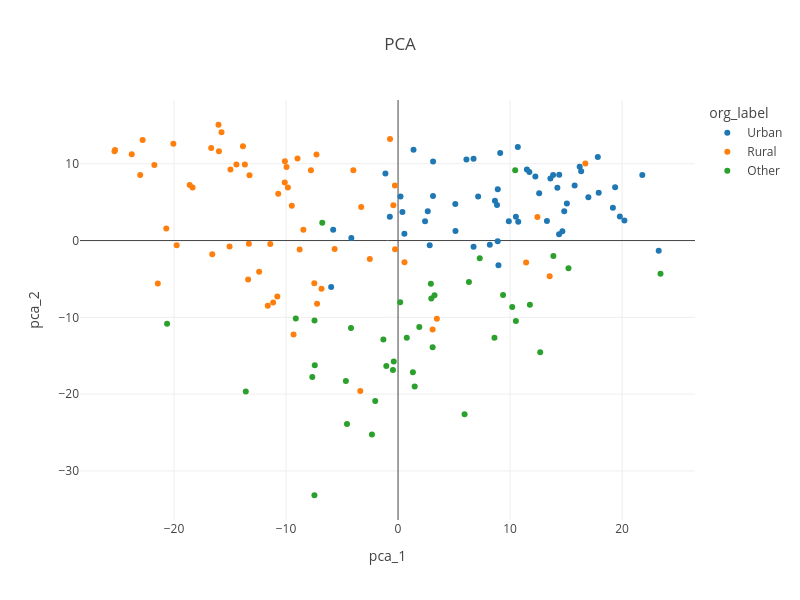

The notebook cell this image was saved under:
### Code cell
fig = px.scatter(pca_df, x="pca_1", y="pca_2",
                 color="org_label",
                 hover_data=["document", "org_label"],
                 height=600,
                 width=800,
                 title="PCA"
                )
fig.show()

### Figure 1 — Plotly figure (JSON) as saved in the notebook; plotly's stock layout.template omitted (floating-point values rounded to 4 significant figures)
{"data": [{"customdata": [["kid25221.txt", "Urban"], ["Hoffmann_DesVettersEckfenster_zeno.txt", "Urban"], ["Hoffmann_MeisterFloh.txt", "Urban"], ["Hauff_DieBettlerinvomPontdesArts_gutenberg.txt", "Urban"], ["Hauff_JudSüss_zeno.txt", "Urban"], ["Häring_Cabanis_gutenberg.txt", "Urban"], ["gutzkow_wally_1835.txt", "Urban"], ["Gutzkow_Seraphine_gutenberg.txt", "Urban"], ["tieck_ueberfluss_1910.txt", "Urban"], ["Häring_DerRolandvonBerlin.Band3.txt", "Urban"], ["Häring_DerRolandvonBerlin.Band2.txt", "Urban"], ["Häring_DerRolandvonBerlin.Band1.txt", "Urban"], ["lewald_jenny01_1843.txt", "Urban"], ["Aston_AusdemLebeneinerFrau_gutenberg.txt", "Urban"], ["Gutzkow_DieRittervomGeiste_zeno.txt", "Urban"], ["Raabe_DieChronikderSperlingsgasse_gutenberg.txt", "Urban"], ["Spielhagen_InReihundGliedErsterTheil_gutenberg.txt", "Urban"], ["Spielhagen_InReih'undGlied.ZweiterTheil.txt", "Urban"], ["kid35893.txt", "Urban"], ["Fontane_VordemSturm_zeno.txt", "Urban"], ["Ebner-Eschenbach_LottidieUhrmacherin_zeno.txt", "Urban"], ["fontane_wuthenow_1883.txt", "Urban"], ["Stinde_DieFamilieBuchholzAusdemLebenderHauptstadt_gutenberg.txt", "Urban"], ["Stinde_DerFamilieBuchholzzweiterTheil_gutenberg.txt", "Urban"], ["Stinde_DerFamilieBuchholzdritterTheilWilhelmine_gutenberg.txt", "Urban"], ["Fontane_Cécile_zeno.txt", "Urban"], ["Fontane_IrrungenWirrungen_zeno.txt", "Urban"], ["kretzer_timpe_1888.txt", "Urban"], ["Fontane_LAdultera_zeno.txt", "Urban"], ["Fontane_Stine_zeno.txt", "Urban"], ["Fontane_FrauJennyTreibel_zeno.txt", "Urban"], ["Fontane_DiePoggenpuhls_zeno.txt", "Urban"], ["Stinde_HotelBuchholz_gutenberg.txt", "Urban"], ["Fontane_DerStechlin_zeno.txt", "Urban"], ["Buddenbrooks_1990.txt", "Urban"], ["Stinde_EmmadasgeheimnisvolleHausmädchen_gutenberg.txt", "Urban"], ["Kretzer_DerMannohneGewissen_gutenberg.txt", "Urban"], ["Hermann_JettchenGebert_gutenberg.txt", "Urban"], ["Fontane_MathildeMöring_zeno.txt", "Urban"], ["Hermann_HenrietteJacoby_gutenberg.txt", "Urban"], ["Hermann_Kubinke_gutenberg.txt", "Urban"], ["Rilke_AufzeichnungendesMalteLauridsBrigge_gutenberg.txt", "Urban"], ["Hermann_DieNachtdesDoktorHerzfeld_gutenberg.txt", "Urban"], ["Meyer_DerGolem_gutenberg.txt", "Urban"], ["Meyer_DasgrüneGesicht_gutenberg.txt", "Urban"], ["Hermann_Schnee_gutenberg.txt", "Urban"], ["Ringelnatz_…linerRoma…_zeno.txt", "Urban"], ["Hermann_DerkleineGast_gutenberg.txt", "Urban"], ["kid27904.txt", "Urban"], ["Hessel_HeimlichesBerlin_gutenberg.txt", "Urban"], ["Musil_DerMannohneEigenschaftenErstesBuch_gutenberg.txt", "Urban"], ["Fallada_KleinerMann-wasnun_gutenberg.txt", "Urban"], ["Braune_JungeLeuteinderStadt_gutenberg.txt", "Urban"], ["Musil_DerMannohneEigenschaftenZweitesBuch_gutenberg.txt", "Urban"], ["Hermann_EineZeitstirbt_gutenberg.txt", "Urban"], ["Hermann_Rosenemil_gutenberg.txt", "Urban"]], "hovertemplate": "org_label=%{customdata[1]}<br>pca_1=%{x}<br>pca_2=%{y}<br>document=%{customdata[0]}<extra></extra>", "legendgroup": "Urban", "marker": {"color": "#1F77B4", "symbol": "circle"}, "mode": "markers", "name": "Urban", "orientation": "v", "showlegend": true, "type": "scatter", "x": [6.103, 8.962, 17.83, 10.52, 16.34, 3.128, 14.67, 8.902, 7.146, -5.792, -4.171, -0.7329, 9.116, 19.8, 0.5658, 2.824, -5.971, 14.83, 0.3908, 1.38, 17.91, 5.112, 6.739, 8.19, 10.69, 5.126, 6.74, -1.129, 8.649, 13.84, 11.72, 2.65, 9.887, 0.2179, 11.5, 2.41, 14.39, 15.76, 14.22, 21.8, 3.12, 16.21, 12.6, 19.38, 16.99, 14.37, 13.29, 8.831, 23.27, 19.18, 13.6, 20.2, 15.07, 12.26, 8.894, 10.73], "xaxis": "x", "y": [10.57, -3.22, 10.88, 3.108, 9.034, 10.3, 1.201, 6.678, 5.744, 1.406, 0.3382, 3.086, 11.39, 3.119, 0.8955, -0.5995, -6.046, 3.826, 3.711, 11.83, 6.236, 4.773, 10.67, -0.5299, 12.19, 1.245, -0.8118, 8.742, 5.186, 8.545, 8.92, 3.824, 2.529, 5.74, 9.262, 2.501, 8.558, 7.16, 6.884, 8.528, 5.789, 9.626, 6.161, 6.947, 5.633, 0.834, 2.537, 4.634, -1.324, 4.287, 8.074, 2.607, 4.812, 8.345, -0.09287, 2.452], "yaxis": "y"}, {"customdata": [["kid36487.txt", "Rural"], ["Immermann_Oberhof_gutenberg.txt", "Rural"], ["goethe_wahlverw01_1809.txt", "Rural"], ["Zschokke_Goldmacherdorf_zeno.txt", "Rural"], ["Arnim_DieMajoratsherren_zeno.txt", "Rural"], ["Tieck_DerAufruhrindenCevennen.txt", "Rural"], ["kid25453.txt", "Rural"], ["kid25454.txt", "Rural"], ["Goethe_Novelle_gutenberg.txt", "Rural"], ["Bitzius_DerBauernspiegel.txt", "Rural"], ["Bitzius_WiefünfMädchenimBranntweinumkommen_gutenberg.txt", "Rural"], ["Bitzius_LeidenundFreudeneinesSchulmeisters.1.Teil.txt", "Rural"], ["Bitzius_LeidenundFreudeneinesSchulmeisters.2.Teil.txt", "Rural"], ["Bitzius_UliderKnecht_gutenberg.txt", "Rural"], ["droste_judenbuche_1910.txt", "Rural"], ["Bitzius_DieschwarzeSpinne_zeno.txt", "Rural"], ["kid33112.txt", "Rural"], ["kid762.txt", "Rural"], ["stifter_brigitta_1910.txt", "Rural"], ["Schirges_DerBälgentretervonEilersrode_gutenberg.txt", "Rural"], ["Dronke_DieMaikönigin_gutenberg.txt", "Rural"], ["Rank_DerIrrkerundseinWeib_gutenberg.txt", "Rural"], ["Kinkel_DieHeimatlosen_gutenberg.txt", "Rural"], ["otto_bauernsohn_1849.txt", "Rural"], ["Bitzius_UliderPächter_zeno.txt", "Rural"], ["auerbach_diethelm_1910.txt", "Rural"], ["Wildermuth_DasDörtchenvonRebenbach_zeno.txt", "Rural"], ["Auerbach_Barfüßele_gutenberg.txt", "Rural"], ["Kurz_DerWeihnachtsfund_gutenberg.txt", "Rural"], ["Ludwig_ZwischenHimmelundErde_zeno.txt", "Rural"], ["Meyr_DieLehrersbraut_gutenberg.txt", "Rural"], ["Meyr_LudwigundAnnemarie_gutenberg.txt", "Rural"], ["Ludwig_DieHeitereteiundihrWiderspiel_zeno.txt", "Rural"], ["Storm_ImSchloß_zeno.txt", "Rural"], ["Marlitt_SchulmeistersMarie_gutenberg.txt", "Rural"], ["Meyr_GleichundGleich_gutenberg.txt", "Rural"], ["Storm_DraußenimHeidedorf_zeno.txt", "Rural"], ["Keller_RomeoundJuliaaufdemDorfe_gutenberg.txt", "Rural"], ["Roßegger_DieSchriftendesWaldschulmeisters_zeno.txt", "Rural"], ["Anzengruber_DergottüberlegenJakob_zeno.txt", "Rural"], ["Ebner-Eschenbach_DieResel.txt", "Rural"], ["Ebner-Eschenbach_Krambambuli_zeno.txt", "Rural"], ["Auerbach_SchwarzwälderDorfgeschichten_zeno.txt", "Rural"], ["Anzengruber_DerSternsteinhof_zeno.txt", "Rural"], ["Polenz_DerBüttnerbauer_gutenberg.txt", "Rural"], ["Ebner-Eschenbach_DasGemeindekind_zeno.txt", "Rural"], ["Sudermann_FrauSorge_gutenberg.txt", "Rural"], ["Kröger_EinestilleWelt_gutenberg.txt", "Rural"], ["Polenz_DerGrabenhäger_gutenberg.txt", "Rural"], ["Viebig_KinderderEifel_gutenberg.txt", "Rural"], ["Heer_AnheiligenWassern_gutenberg.txt", "Rural"], ["Frenssen_JörnUhl_gutenberg.txt", "Rural"], ["Holzamer_ImDorfundDraußen_gutenberg.txt", "Rural"], ["Keller_DieHeimat_gutenbergOrg.txt", "Rural"], ["Heer_DerWetterwart_gutenberg.txt", "Rural"], ["Holzamer_VorJahrundTag_gutenberg.txt", "Rural"], ["Viebig_DasKreuzimVenn_gutenberg.txt", "Rural"], ["Löns_DerWehrwolf_gutenberg.txt", "Rural"], ["Federer_BergeundMenschen_gutenberg.txt", "Rural"], ["Ebner-Eschenbach_DieSünderin_gutenberg.txt", "Rural"], ["Steher_DerHeiligenhof_gutenberg.txt", "Rural"]], "hovertemplate": "org_label=%{customdata[1]}<br>pca_1=%{x}<br>pca_2=%{y}<br>document=%{customdata[0]}<extra></extra>", "legendgroup": "Rural", "marker": {"color": "#FF7F0E", "symbol": "circle"}, "mode": "markers", "name": "Rural", "orientation": "v", "showlegend": true, "type": "scatter", "x": [-18.34, -0.2655, -2.522, -23.02, 16.72, -12.4, 3.464, -10.78, -3.373, -15.76, -14.43, -13.84, -15.99, -13.67, -16.58, -13.26, -8.784, -21.75, 11.43, -9.485, -13.38, -16.68, -21.44, -20.69, -8.975, -16.03, -6.831, -25.31, -7.281, -0.4186, -22.8, -23.77, 0.5722, 12.44, -10.1, -20.06, -3.992, -18.6, -11.15, -8.451, 13.53, -9.329, -25.27, -10.7, -0.2814, -7.777, -3.288, -15.04, -0.716, -7.475, -19.76, -9.956, -13.32, -9.837, -11.63, -14.96, -10.11, -11.41, -7.231, 3.084, -5.66], "xaxis": "x", "y": [6.905, -1.127, -2.398, 8.549, 10.04, -4.056, -10.17, -7.281, -19.6, 14.11, 9.906, 12.29, 11.64, 9.893, -1.78, 8.491, -1.156, 9.837, -2.872, 4.516, -5.059, 12.07, -5.599, 1.556, 10.69, 15.08, -6.292, 11.63, 11.2, 4.607, 13.1, 11.23, -2.825, 3.066, 10.32, 12.61, 9.156, 7.246, -8.066, 1.393, -4.662, -12.24, 11.79, 6.082, 7.157, 9.139, 4.359, -0.7874, 13.24, -5.564, -0.5959, 9.591, -0.4161, 6.925, -8.492, 9.263, 7.559, -0.4506, -8.231, -11.59, -1.103], "yaxis": "y"}, {"customdata": [["kid32050.txt", "Other"], ["kid28966.txt", "Other"], ["kid28027.txt", "Other"], ["Kleist_DasBettelweibvonLocarno.txt", "Other"], ["fouque_undine_1811.txt", "Other"], ["Fouqué_SintramundseineGefährten_gutenberg.txt", "Other"], ["arnima_invalide_1818.txt", "Other"], ["kid29838.txt", "Other"], ["kid30523.txt", "Other"], ["kid30765.txt", "Other"], ["kid30235.txt", "Other"], ["Grillparzer_DasKlosterbeiSendomir.txt", "Other"], ["Tieck_DieAhnenprobe.txt", "Other"], ["Gutzkow_MahaGuru.ErsterTheil.txt", "Other"], ["Gutzkow_MahaGuru.ZweiterTheil.txt", "Other"], ["Tieck_DasalteBuchunddieReiseinsBlauehinein.txt", "Other"], ["Stifter_DerCondor.txt", "Other"], ["Stifter_DerHochwald.txt", "Other"], ["Stifter_Abdias.txt", "Other"], ["kid24143.txt", "Other"], ["Gerstäcker_DieRegulatoreninArkansas_gutenberg.txt", "Other"], ["Gerstäcker_DieFlußpiratendesMississippi_gutenberg.txt", "Other"], ["kid27408.txt", "Other"], ["Heyse_L'Arrabbiata_zeno.txt", "Other"], ["Gerstäcker_Tahiti_gutenberg.txt", "Other"], ["Eichendorff_EineMeerfahrt.txt", "Other"], ["Möllhausen_DasMormonenmädchen-Band1_gutenberg.txt", "Other"], ["Möllhausen_DasMormonenmädchen-Band2_gutenberg.txt", "Other"], ["Storm_EineHalligfahrt_zeno.txt", "Other"], ["Laßwitz_BiszumNullpunktdesSeinsundandereScience-Fiction-Erzählungen_gutenberg.txt", "Other"], ["May_OldFirehand.txt", "Other"], ["Laßwitz_GegendasWeltgesetz_gutenberg.txt", "Other"], ["kid22151.txt", "Other"], ["May_DurchdieWüste.txt", "Other"], ["Meyer_GustavAdolfsPage_zeno.txt", "Other"], ["kid31162.txt", "Other"], ["May_DerSchatzimSilbersee.txt", "Other"], ["lasswitz_planeten01_1897.txt", "Other"], ["kid35438.txt", "Other"]], "hovertemplate": "org_label=%{customdata[1]}<br>pca_1=%{x}<br>pca_2=%{y}<br>document=%{customdata[0]}<extra></extra>", "legendgroup": "Other", "marker": {"color": "#2CA02C", "symbol": "circle"}, "mode": "markers", "name": "Other", "orientation": "v", "showlegend": true, "type": "scatter", "x": [15.21, -4.199, -20.62, 23.43, -4.558, -2.037, 6.328, -1.31, 1.486, 5.939, 1.324, 9.373, 10.46, 10.19, 1.895, -9.129, 10.52, -7.655, 7.292, -13.59, -7.458, 0.7787, -7.436, -1.048, -0.4562, -7.463, 2.968, 0.1907, 2.929, 13.86, -2.332, 8.604, 11.77, 3.087, 3.253, -6.765, -4.657, 12.69, -0.3835], "xaxis": "x", "y": [-3.604, -11.37, -10.83, -4.316, -23.87, -20.9, -5.392, -12.88, -19.01, -22.63, -17.16, -7.074, 9.15, -8.643, -11.27, -10.16, -10.47, -17.76, -2.314, -19.65, -10.41, -12.64, -16.23, -16.34, -16.85, -33.17, -7.548, -8.022, -5.629, -2.022, -25.25, -12.64, -8.359, -13.88, -7.121, 2.318, -18.28, -14.54, -15.75], "yaxis": "y"}], "layout": {"height": 600, "legend": {"title": {"text": "org_label"}, "tracegroupgap": 0}, "title": {"text": "PCA"}, "width": 800, "xaxis": {"anchor": "y", "domain": [0, 1], "title": {"text": "pca_1"}}, "yaxis": {"anchor": "x", "domain": [0, 1], "title": {"text": "pca_2"}}}}
